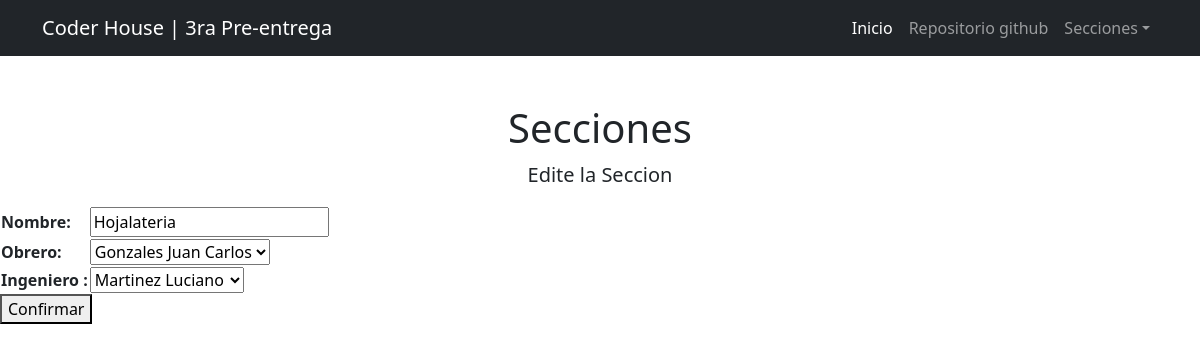
Page /informacion/seccion/modificar/1 on the committed database.
### empleados/models.py (models this page shows, shortened)
class Seccion(models.Model):
    nombre = models.CharField(max_length=20, unique=True)
    obrero = models.ForeignKey(
        Obrero,
        on_delete=models.SET_NULL,
        null=True,
        blank=True,
        verbose_name="Obrero",
    )
    ingeniero = models.ForeignKey(
        Ingeniero_en_jefe,
        on_delete=models.SET_NULL,
        null=True,
        blank=True,
        verbose_name="Ingeniero ",
    )
    class Meta:
        verbose_name = "Seccion"
        verbose_name_plural = "Secciones"

class Obrero(models.Model):
    nombre = models.CharField(max_length=30)
    apellido = models.CharField(max_length=30)
    edad = models.SmallIntegerField()
    def __str__(self):
        return f"{self.apellido} {self.nombre}"

class Ingeniero_en_jefe(models.Model):
    nombre = models.CharField(max_length=30)
    apellido = models.CharField(max_length=30)
    edad = models.SmallIntegerField()
    def __str__(self):
        return f"{self.apellido} {self.nombre}"
    class Meta:
        verbose_name = "Ingeniero "
        verbose_name_plural = "Ingenieros "

### empleados/views.py (the view)
# urls.py: path("seccion/modificar/<int:pk>", views.seccion_update, name="seccion_update"),
def seccion_update(request, pk: int):
    consulta = Seccion.objects.get(id=pk)
    if request.method == "POST":
        form = SeccionForm(request.POST, instance=consulta)
        if form.is_valid():
            form.save()
            return redirect("empleados:seccion_list")
    else:
        form = SeccionForm(instance=consulta)
    return render(request, "empleados/seccion_form.html", {"form": form})

### empleados/forms.py
class SeccionForm(forms.ModelForm):
    class Meta:
        model = models.Seccion
        fields = ["nombre", "obrero", "ingeniero"]

### empleados/templates/empleados/seccion_form.html (shortened to what this page needs)
{% extends 'home/base.html' %}
{% block body_title %}
Secciones
{% endblock body_title %}
{% block body_subtitle %}
{% if form.instance.pk %}
Edite la Seccion
{% else %}
Crear una Seccion nueva
{% endif %}
{% endblock body_subtitle %}
{% block content %}
    <form method="post">
        <table>
            {{form.as_table}}
        </table>
        <button type="submit">Confirmar</button>
    </form>
{% endblock content %}

### rows in the picture
Seccion: nombre "Hojalateria", obrero "Gonzales Juan Carlos", ingeniero "Martinez Luciano"
